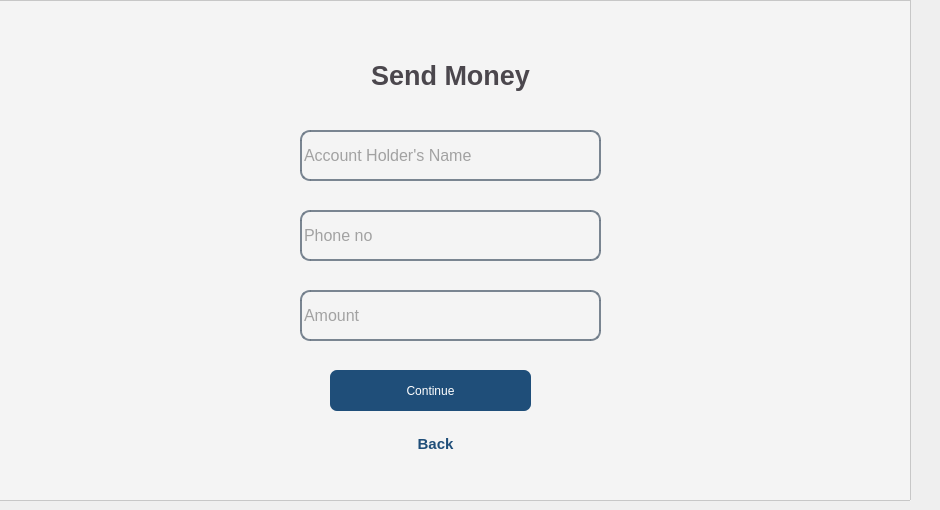
    <widget class="QWidget" name="Transfer_page">
     <widget class="QFrame" name="frame_5">
      <property name="geometry">
       <rect>
        <x>-20</x>
        <y>0</y>
        <width>931</width>
        <height>501</height>
       </rect>
      </property>
      <property name="font">
       <font>
        <bold>true</bold>
       </font>
      </property>
      <property name="styleSheet">
       <string notr="true">background-color:rgba(245, 245, 245,210);

                                filter:blur(40px);</string>
      </property>
      <property name="frameShape">
       <enum>QFrame::Shape::StyledPanel</enum>
      </property>
      <property name="frameShadow">
       <enum>QFrame::Shadow::Raised</enum>
      </property>
      <widget class="QLineEdit" name="holder_name">
       <property name="geometry">
        <rect>
         <x>320</x>
         <y>130</y>
         <width>301</width>
         <height>51</height>
        </rect>
       </property>
       <property name="font">
        <font>
         <pointsize>12</pointsize>
         <bold>false</bold>
        </font>
       </property>
       <property name="styleSheet">
        <string notr="true">background-color:rgba(0, 0, 0,0);

                                    border:2px solid rgba(105,118,132,225);
                                    color:rgba(63, 63, 63,230);
                                    padding-bottom:1px;
                                    border-radius:10px;</string>
       </property>
       <property name="echoMode">
        <enum>QLineEdit::EchoMode::Normal</enum>
       </property>
       <property name="placeholderText">
        <string>Account Holder's Name</string>
       </property>
       <property name="clearButtonEnabled">
        <bool>true</bool>
       </property>
      </widget>
      <widget class="QPushButton" name="continue_5">
       <property name="geometry">
        <rect>
         <x>350</x>
         <y>370</y>
         <width>201</width>
         <height>41</height>
        </rect>
       </property>
       <property name="font">
        <font>
         <fontweight>DemiBold</fontweight>
        </font>
       </property>
       <property name="mouseTracking">
        <bool>true</bool>
       </property>
       <property name="tabletTracking">
        <bool>true</bool>
       </property>
       <property name="styleSheet">
        <string notr="true">
                                    color:rgb(255, 255, 255);
                                    background-color:rgb(31, 78, 121);

                                    border-radius:7px;</string>
       </property>
       <property name="text">
        <string>Continue</string>
       </property>
      </widget>
      <widget class="QTextEdit" name="back">
       <property name="geometry">
        <rect>
         <x>390</x>
         <y>430</y>
         <width>131</width>
         <height>41</height>
        </rect>
       </property>
       <property name="styleSheet">
        <string notr="true">background-color:rgba(0,0,0,0);</string>
       </property>
       <property name="html">
        <string>&lt;!DOCTYPE HTML PUBLIC &quot;-//W3C//DTD HTML 4.0//EN&quot; &quot;http://www.w3.org/TR/REC-html40/strict.dtd&quot;&gt;
&lt;html&gt;&lt;head&gt;&lt;meta name=&quot;qrichtext&quot; content=&quot;1&quot; /&gt;&lt;meta charset=&quot;utf-8&quot; /&gt;&lt;style type=&quot;text/css&quot;&gt;
p, li { white-space: pre-wrap; }
hr { height: 1px; border-width: 0; }
li.unchecked::marker { content: &quot;\2610&quot;; }
li.checked::marker { content: &quot;\2612&quot;; }
&lt;/style&gt;&lt;/head&gt;&lt;body style=&quot; font-family:'Noto Sans'; font-size:10pt; font-weight:400; font-style:normal;&quot;&gt;
&lt;p align=&quot;center&quot; style=&quot; margin-top:0px; margin-bottom:0px; margin-left:0px; margin-right:0px; -qt-block-indent:0; text-indent:0px;&quot;&gt;&lt;span style=&quot; font-family:'Segoe UI'; font-size:11pt; font-weight:700; color:#1f4e79;&quot;&gt;Back&lt;/span&gt;&lt;/p&gt;&lt;/body&gt;&lt;/html&gt;</string>
       </property>
      </widget>
      <widget class="QTextEdit" name="Sendmoney_txt">
       <property name="geometry">
        <rect>
         <x>300</x>
         <y>40</y>
         <width>341</width>
         <height>61</height>
        </rect>
       </property>
       <property name="styleSheet">
        <string notr="true">background-color:rgba(255, 235, 59,0);
                                    text-color:rgba(245, 245, 245,210);</string>
       </property>
       <property name="readOnly">
        <bool>true</bool>
       </property>
       <property name="html">
        <string>&lt;!DOCTYPE HTML PUBLIC &quot;-//W3C//DTD HTML 4.0//EN&quot; &quot;http://www.w3.org/TR/REC-html40/strict.dtd&quot;&gt;
&lt;html&gt;&lt;head&gt;&lt;meta name=&quot;qrichtext&quot; content=&quot;1&quot; /&gt;&lt;meta charset=&quot;utf-8&quot; /&gt;&lt;style type=&quot;text/css&quot;&gt;
p, li { white-space: pre-wrap; }
hr { height: 1px; border-width: 0; }
li.unchecked::marker { content: &quot;\2610&quot;; }
li.checked::marker { content: &quot;\2612&quot;; }
&lt;/style&gt;&lt;/head&gt;&lt;body style=&quot; font-family:'Noto Sans'; font-size:10pt; font-weight:400; font-style:normal;&quot;&gt;
&lt;p style=&quot; margin-top:0px; margin-bottom:0px; margin-left:0px; margin-right:0px; -qt-block-indent:0; text-indent:0px;&quot;&gt;                                    &lt;/p&gt;
&lt;p align=&quot;center&quot; style=&quot; margin-top:0px; margin-bottom:0px; margin-left:0px; margin-right:0px; -qt-block-indent:0; text-indent:0px;&quot;&gt;&lt;span style=&quot; font-family:'Segoe UI'; font-size:20pt; font-weight:700; color:#4b474d;&quot;&gt;Send Money&lt;/span&gt;&lt;/p&gt;&lt;/body&gt;&lt;/html&gt;</string>
       </property>
      </widget>
      <widget class="QLineEdit" name="phone_no_2">
       <property name="geometry">
        <rect>
         <x>320</x>
         <y>210</y>
         <width>301</width>
         <height>51</height>
        </rect>
       </property>
       <property name="font">
        <font>
         <pointsize>12</pointsize>
         <bold>false</bold>
        </font>
       </property>
       <property name="styleSheet">
        <string notr="true">background-color:rgba(0, 0, 0,0);

                                    border:2px solid rgba(105,118,132,225);
                                    color:rgba(63, 63, 63,230);
                                    padding-bottom:1px;
                                    border-radius:10px;</string>
       </property>
       <property name="echoMode">
        <enum>QLineEdit::EchoMode::Normal</enum>
       </property>
       <property name="placeholderText">
        <string>Phone no</string>
       </property>
       <property name="clearButtonEnabled">
        <bool>true</bool>
       </property>
      </widget>
      <widget class="QLineEdit" name="amount">
       <property name="geometry">
        <rect>
         <x>320</x>
         <y>290</y>
         <width>301</width>
         <height>51</height>
        </rect>
       </property>
       <property name="font">
        <font>
         <pointsize>12</pointsize>
         <bold>false</bold>
        </font>
       </property>
       <property name="styleSheet">
        <string notr="true">background-color:rgba(0, 0, 0,0);

                                    border:2px solid rgba(105,118,132,225);
                                    color:rgba(63, 63, 63,230);
                                    padding-bottom:1px;
                                    border-radius:10px;</string>
       </property>
       <property name="echoMode">
        <enum>QLineEdit::EchoMode::Normal</enum>
       </property>
       <property name="placeholderText">
        <string>Amount</string>
       </property>
       <property name="clearButtonEnabled">
        <bool>true</bool>
       </property>
      </widget>
     </widget>
    </widget>
